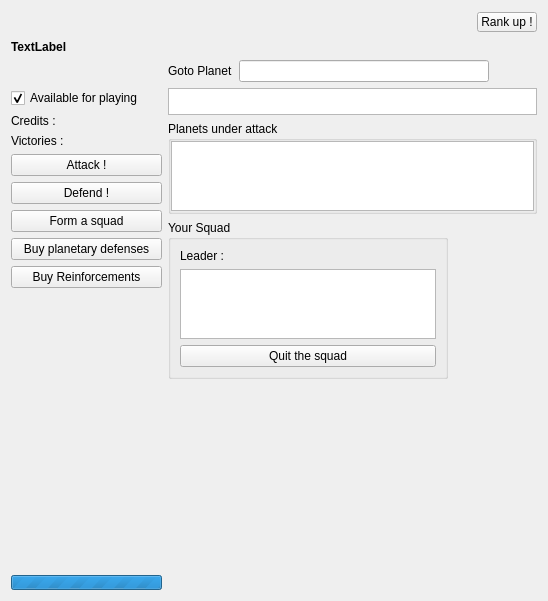
<?xml version="1.0" encoding="UTF-8"?>
<ui version="4.0">
 <class>mainWidget</class>
 <widget class="QWidget" name="mainWidget">
  <property name="geometry">
   <rect>
    <x>0</x>
    <y>0</y>
    <width>548</width>
    <height>601</height>
   </rect>
  </property>
  <property name="windowTitle">
   <string>Form</string>
  </property>
  <property name="styleSheet">
   <string notr="true"/>
  </property>
  <layout class="QGridLayout" name="gridLayout">
   <item row="0" column="0" colspan="3">
    <layout class="QVBoxLayout" name="verticalLayout_3">
     <item>
      <layout class="QHBoxLayout" name="horizontalLayout_3">
       <item>
        <widget class="QLabel" name="nameLabel">
         <property name="font">
          <font>
           <pointsize>15</pointsize>
          </font>
         </property>
         <property name="text">
          <string/>
         </property>
        </widget>
       </item>
       <item>
        <widget class="QPushButton" name="rankUpButton">
         <property name="minimumSize">
          <size>
           <width>60</width>
           <height>20</height>
          </size>
         </property>
         <property name="maximumSize">
          <size>
           <width>60</width>
           <height>20</height>
          </size>
         </property>
         <property name="toolTip">
          <string>Ranking up allows your avatar to have access to new abilities and map intel !</string>
         </property>
         <property name="text">
          <string>Rank up !</string>
         </property>
        </widget>
       </item>
      </layout>
     </item>
     <item>
      <widget class="QLabel" name="dominationText">
       <property name="minimumSize">
        <size>
         <width>0</width>
         <height>0</height>
        </size>
       </property>
       <property name="font">
        <font>
         <weight>75</weight>
         <bold>true</bold>
        </font>
       </property>
       <property name="text">
        <string>TextLabel</string>
       </property>
      </widget>
     </item>
    </layout>
   </item>
   <item row="1" column="1">
    <layout class="QHBoxLayout" name="horizontalLayout_4">
     <item>
      <widget class="QLabel" name="label_2">
       <property name="text">
        <string>Goto Planet</string>
       </property>
      </widget>
     </item>
     <item>
      <widget class="QLineEdit" name="findPlanet">
       <property name="minimumSize">
        <size>
         <width>250</width>
         <height>0</height>
        </size>
       </property>
      </widget>
     </item>
    </layout>
   </item>
   <item row="2" column="0" rowspan="4">
    <layout class="QVBoxLayout" name="verticalLayout_2">
     <item>
      <widget class="QCheckBox" name="awayBox">
       <property name="toolTip">
        <string>When unchecked, the game won't throw you in a game.
Be careful that if you are not available for playing when one of your attack is defended, you will lose it immediatly !</string>
       </property>
       <property name="text">
        <string>Available for playing</string>
       </property>
       <property name="checkable">
        <bool>true</bool>
       </property>
       <property name="checked">
        <bool>true</bool>
       </property>
      </widget>
     </item>
     <item>
      <layout class="QHBoxLayout" name="horizontalLayout">
       <item>
        <widget class="QLabel" name="label">
         <property name="font">
          <font>
           <pointsize>9</pointsize>
          </font>
         </property>
         <property name="text">
          <string>Credits :</string>
         </property>
        </widget>
       </item>
       <item>
        <widget class="QLabel" name="creditsLabel">
         <property name="minimumSize">
          <size>
           <width>100</width>
           <height>0</height>
          </size>
         </property>
         <property name="baseSize">
          <size>
           <width>0</width>
           <height>0</height>
          </size>
         </property>
         <property name="font">
          <font>
           <pointsize>9</pointsize>
          </font>
         </property>
         <property name="text">
          <string/>
         </property>
        </widget>
       </item>
      </layout>
     </item>
     <item>
      <layout class="QHBoxLayout" name="horizontalLayout_2">
       <item>
        <widget class="QLabel" name="victories">
         <property name="minimumSize">
          <size>
           <width>0</width>
           <height>0</height>
          </size>
         </property>
         <property name="font">
          <font>
           <pointsize>9</pointsize>
          </font>
         </property>
         <property name="text">
          <string>Victories :</string>
         </property>
        </widget>
       </item>
       <item>
        <widget class="QLabel" name="victoriesLabel">
         <property name="minimumSize">
          <size>
           <width>0</width>
           <height>0</height>
          </size>
         </property>
         <property name="baseSize">
          <size>
           <width>0</width>
           <height>0</height>
          </size>
         </property>
         <property name="font">
          <font>
           <pointsize>9</pointsize>
          </font>
         </property>
         <property name="text">
          <string/>
         </property>
        </widget>
       </item>
      </layout>
     </item>
     <item>
      <widget class="QPushButton" name="attackButton">
       <property name="text">
        <string>Attack !</string>
       </property>
      </widget>
     </item>
     <item>
      <widget class="QPushButton" name="defenseButton">
       <property name="text">
        <string>Defend !</string>
       </property>
      </widget>
     </item>
     <item>
      <widget class="QPushButton" name="formTeamButton">
       <property name="text">
        <string>Form a squad</string>
       </property>
      </widget>
     </item>
     <item>
      <widget class="QPushButton" name="planetaryDefensesButton">
       <property name="text">
        <string>Buy planetary defenses</string>
       </property>
      </widget>
     </item>
     <item>
      <widget class="QPushButton" name="reinforcementButton">
       <property name="text">
        <string>Buy Reinforcements</string>
       </property>
      </widget>
     </item>
     <item>
      <spacer name="verticalSpacer">
       <property name="orientation">
        <enum>Qt::Vertical</enum>
       </property>
       <property name="sizeHint" stdset="0">
        <size>
         <width>20</width>
         <height>40</height>
        </size>
       </property>
      </spacer>
     </item>
    </layout>
   </item>
   <item row="2" column="1" colspan="2">
    <widget class="QListWidget" name="attackListWidget">
     <property name="minimumSize">
      <size>
       <width>0</width>
       <height>27</height>
      </size>
     </property>
     <property name="maximumSize">
      <size>
       <width>16777215</width>
       <height>27</height>
      </size>
     </property>
    </widget>
   </item>
   <item row="4" column="1">
    <widget class="QGroupBox" name="squadBox">
     <property name="sizePolicy">
      <sizepolicy hsizetype="Fixed" vsizetype="Fixed">
       <horstretch>0</horstretch>
       <verstretch>0</verstretch>
      </sizepolicy>
     </property>
     <property name="title">
      <string>Your Squad</string>
     </property>
     <layout class="QVBoxLayout" name="verticalLayout">
      <item>
       <widget class="QLabel" name="leader">
        <property name="text">
         <string>Leader :</string>
        </property>
       </widget>
      </item>
      <item>
       <widget class="QListWidget" name="squadMemberList">
        <property name="maximumSize">
         <size>
          <width>16777215</width>
          <height>70</height>
         </size>
        </property>
        <property name="showDropIndicator" stdset="0">
         <bool>false</bool>
        </property>
        <property name="selectionMode">
         <enum>QAbstractItemView::NoSelection</enum>
        </property>
       </widget>
      </item>
      <item>
       <widget class="QPushButton" name="quitSquadButton">
        <property name="text">
         <string>Quit the squad</string>
        </property>
       </widget>
      </item>
     </layout>
    </widget>
   </item>
   <item row="4" column="2">
    <spacer name="horizontalSpacer">
     <property name="orientation">
      <enum>Qt::Horizontal</enum>
     </property>
     <property name="sizeHint" stdset="0">
      <size>
       <width>357</width>
       <height>20</height>
      </size>
     </property>
    </spacer>
   </item>
   <item row="5" column="1">
    <spacer name="verticalSpacer_2">
     <property name="orientation">
      <enum>Qt::Vertical</enum>
     </property>
     <property name="sizeHint" stdset="0">
      <size>
       <width>20</width>
       <height>317</height>
      </size>
     </property>
    </spacer>
   </item>
   <item row="6" column="0">
    <widget class="QProgressBar" name="searchProgress">
     <property name="font">
      <font>
       <pointsize>4</pointsize>
      </font>
     </property>
     <property name="toolTip">
      <string>Scanning for Opponents</string>
     </property>
     <property name="minimum">
      <number>0</number>
     </property>
     <property name="maximum">
      <number>0</number>
     </property>
     <property name="value">
      <number>0</number>
     </property>
     <property name="alignment">
      <set>Qt::AlignCenter</set>
     </property>
     <property name="format">
      <string>scanning</string>
     </property>
    </widget>
   </item>
   <item row="3" column="1" colspan="2">
    <widget class="QGroupBox" name="defenseBox">
     <property name="title">
      <string>Planets under attack</string>
     </property>
     <property name="flat">
      <bool>true</bool>
     </property>
     <layout class="QGridLayout" name="gridLayout_2">
      <property name="margin">
       <number>0</number>
      </property>
      <item row="0" column="0">
       <widget class="QListWidget" name="defenseListWidget"/>
      </item>
     </layout>
    </widget>
   </item>
  </layout>
  <zorder>attackListWidget</zorder>
  <zorder>squadBox</zorder>
  <zorder>horizontalSpacer</zorder>
  <zorder>searchProgress</zorder>
  <zorder>verticalSpacer_2</zorder>
  <zorder>label_2</zorder>
  <zorder>findPlanet</zorder>
  <zorder>defenseBox</zorder>
 </widget>
 <resources/>
 <connections/>
</ui>
